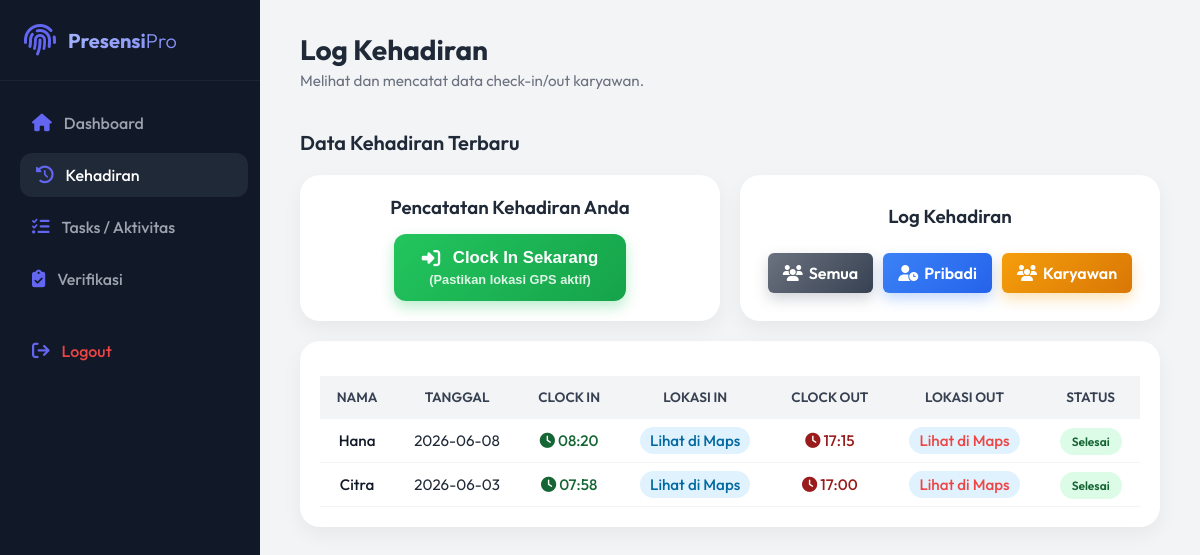
/kehadiran/index.php (signed in), run on the app's committed database.
### tables this page shows
CREATE TABLE `kehadirans` (
  `id` int(11) NOT NULL,
  `tanggal` date DEFAULT NULL,
  `clock_in` datetime DEFAULT NULL,
  `clock_out` datetime DEFAULT NULL,
  `latitude_in` float DEFAULT NULL,
  `longitude_in` float DEFAULT NULL,
  `latitude_out` float DEFAULT NULL,
  `longitude_out` float DEFAULT NULL,
  `status_kehadiran` enum('Hadir','Sakit','Izin','Cuti','Alpa') DEFAULT 'Hadir',
  `users_id` int(11) DEFAULT NULL
);

CREATE TABLE `users` (
  `id` int(11) NOT NULL,
  `nama` varchar(100) NOT NULL,
  `email` varchar(100) NOT NULL,
  `password` varchar(255) NOT NULL,
  `divisi` enum('IT','HR','Finance','Marketing','Operasional') NOT NULL,
  `status` enum('Aktif','Nonaktif') DEFAULT 'Aktif',
  `tipe_users_id` int(11) DEFAULT NULL
);

### models/Kehadiran.php (called while the page is built, shortened)
<?php
class Kehadiran
{
    private $conn;
    private $table_name = "kehadirans";
    public function __construct($db)
    {
        $this->conn = $db;
    }
    public function getTodayAttendance($users_id)
    {
        $query = "SELECT * FROM " . $this->table_name . "
                  WHERE users_id = ? AND tanggal = CURDATE()
                  LIMIT 1";
        $stmt = $this->conn->prepare($query);
        $stmt->bindParam(1, $users_id);
        $stmt->execute();
        return $stmt->fetch(PDO::FETCH_ASSOC);
    }
    public function readPagingAll($from_record_num, $records_per_page, $division, $tipeUserId, $userId)
    {
        $query = "SELECT a.*, u.nama AS user_name, u.divisi, tu.nama AS tipe_user
              FROM " . $this->table_name . " a
              JOIN users u ON a.users_id = u.id
              JOIN tipe_users tu ON u.tipe_users_id = tu.id
              WHERE (u.id = :userId)";
        if ($tipeUserId == 4) {
            $query .= " OR (u.divisi = :division AND tu.nama = 'Staff')";
        } elseif ($tipeUserId == 3) {
            $query .= " OR (u.divisi = :division AND tu.nama IN ('Supervisor','Staff'))";
        } elseif ($tipeUserId == 2) {
            $query .= " OR (tu.nama IN ('Manager','Supervisor','Staff'))";
        } elseif ($tipeUserId == 1) {
            $query .= " OR 1=1";
        }
        $query .= " ORDER BY a.tanggal DESC
                LIMIT :from_record_num, :records_per_page";
        $stmt = $this->conn->prepare($query);
        $stmt->bindParam(':userId', $userId);
        if ($tipeUserId == 4 || $tipeUserId == 3) {
            $stmt->bindParam(':division', $division);
        }
        $stmt->bindParam(':from_record_num', $from_record_num, PDO::PARAM_INT);
        $stmt->bindParam(':records_per_page', $records_per_page, PDO::PARAM_INT);
        $stmt->execute();
        return $stmt;
    }
    public function countAll($division, $tipeUserId, $userId)
    {
        $query = "SELECT COUNT(*) as total_rows
              FROM " . $this->table_name . " a
              JOIN users u ON a.users_id = u.id
              JOIN tipe_users tu ON u.tipe_users_id = tu.id
              WHERE (u.id = :userId)";
        if ($tipeUserId == 4) {
            $query .= " OR (u.divisi = :division AND tu.nama = 'Staff')";
        } elseif ($tipeUserId == 3) {
            $query .= " OR (u.divisi = :division AND tu.nama IN ('Supervisor','Staff'))";
        } elseif ($tipeUserId == 2) {
            $query .= " OR (tu.nama IN ('Manager','Supervisor','Staff'))";
        } elseif ($tipeUserId == 1) {
            $query .= " OR 1=1";
        }
        $stmt = $this->conn->prepare($query);
        $stmt->bindParam(':userId', $userId);
        if ($tipeUserId == 4 || $tipeUserId == 3) {
            $stmt->bindParam(':division', $division);
        }
        $stmt->execute();
        $row = $stmt->fetch(PDO::FETCH_ASSOC);
        return $row['total_rows'];
    }
}

### kehadiran/index.php (the view, shortened to what this page needs)
<?php
require_once '../models/Kehadiran.php';
$database = new Database();
$db = $database->getConnection();
$kehadiran = new Kehadiran($db);
$todayAttendance = $kehadiran->getTodayAttendance($_SESSION['user_id']);
$currentUserId   = $_SESSION['user_id'];
$division        = $_SESSION['user_division'];
$page             = isset($_GET['page']) ? (int) $_GET['page'] : 1;
$records_per_page = 5;
$from_record_num  = ($records_per_page * $page) - $records_per_page;
$filter           = $_GET['filter'] ?? 'all';
switch ($filter) {
    default:
        $stmt       = $kehadiran->readPagingAll($from_record_num, $records_per_page, $division, $_SESSION['user_role_id'], $currentUserId);
        break;
}
?>
<!DOCTYPE html>
<html lang="id">
<head>
    <link rel="stylesheet" href="https://cdnjs.cloudflare.com/ajax/libs/font-awesome/6.4.0/css/all.min.css">
    <link rel="stylesheet" href="../assets/css/style.css">
</head>
<body>
    <aside class="sidebar">
        <div class="sidebar-header">
            <i class="fa-solid fa-fingerprint fa-2x" style="color: var(--primary-light);"></i>
            <h2>Presensi<span style="color: white; font-weight: 300;">Pro</span></h2>
        </div>
        <ul class="nav-links">
            <li><a href="../index.php"><i class="fa-solid fa-house"></i> Dashboard</a></li>
            <li><a href="index.php" class="active"><i class="fa-solid fa-clock-rotate-left"></i> Kehadiran</a></li>
            <li><a href="../tasks/index.php"><i class="fa-solid fa-list-check"></i> Tasks / Aktivitas</a></li>
            <?php if (isset($_SESSION['power_level']) && $_SESSION['power_level'] > 1): ?>
                <li><a href="../verification/index.php"><i class="fa-solid fa-clipboard-check"></i> Verifikasi</a></li>
            <?php endif; ?>
            <li style="margin-top: auto; padding-top: 20px;"><a href="../logout.php" style="color: #ef4444;"><i
                        class="fa-solid fa-arrow-right-from-bracket"></i> Logout</a></li>
        </ul>
    </aside>
    <main class="main-content">
        <header class="top-header">
            <div class="welcome-msg">
                <h1>Log Kehadiran</h1>
                <p>Melihat dan mencatat data check-in/out karyawan.</p>
            </div>
        </header>
        <div class="section-header">
            <h2>Data Kehadiran Terbaru</h2>
        </div>
        <div class="card-container">
            <div class="card-absensi">
                <h3>Pencatatan Kehadiran Anda</h3>
                <form id="attendanceForm" method="POST" class="form-absensi">
                    <?php if (!$todayAttendance): ?>
                        <button type="submit" id="btnClockIn" name="clock_in" class="btn-clockin">
                            <span class="btn-main">
                                <i class="fa-solid fa-right-to-bracket"></i>
                                Clock In Sekarang
                            </span>
                            <small>(Pastikan lokasi GPS aktif)</small>
                        </button>
                    <?php endif; ?>
                </form>
            </div>
            <?php if ($_SESSION['user_role_id'] != 5): ?>
                <div class="card-absensi">
                    <h3>Log Kehadiran</h3>
                    <div class="btn-row">
                        <a href="index.php" class="btn-log-semua">
                            <i class="fa-solid fa-users"></i> Semua
                        </a>
                        <a href="index.php?filter=pribadi" class="btn-log-pribadi">
                            <i class="fa-solid fa-user-clock"></i> Pribadi
                        </a>
                        <a href="index.php?filter=karyawan" class="btn-log-karyawan">
                            <i class="fa-solid fa-users"></i> Karyawan
                        </a>
                    </div>
                </div>
            <?php endif; ?>
        </div>
        <div class="table-responsive">
            <table class="attendance-table">
                <thead>
                    <tr>
                        <th>NAMA</th>
                        <th>TANGGAL</th>
                        <th>CLOCK IN</th>
                        <th>Lokasi In</th>
                        <th>CLOCK OUT</th>
                        <th>Lokasi Out</th>
                        <th>STATUS</th>
                    </tr>
                </thead>
                <tbody>
                    <?php while ($row = $stmt->fetch(PDO::FETCH_ASSOC)): ?>
                        <tr>
                            <td class="name-cell">
                                <?php echo htmlspecialchars($row['user_name'] ?? ''); ?>
                            </td>
                            <td><?php echo htmlspecialchars($row['tanggal'] ?? ''); ?></td>
                            <td>
                                <?php if (!empty($row['clock_in'])): ?>
                                    <span class="clock-in">
                                        <i class="fa-solid fa-clock"></i>
                                        <?php echo date('H:i', strtotime($row['clock_in'])); ?>
                                    </span>
                                <?php else: ?> -
                                <?php endif; ?>
                            </td>
                            <td>
                                <?php if (!empty($row['latitude_in']) && !empty($row['longitude_in'])): ?>
                                    <a href="https://www.google.com/maps?q=<?php echo $row['latitude_in']; ?>,<?php echo $row['longitude_in']; ?>" target="_blank" class="map-link in">
                                        Lihat di Maps
                                    </a>
                                <?php else: ?> -
                                <?php endif; ?>
                            </td>
                            <td>
                                <?php if (!empty($row['clock_out'])): ?>
                                    <span class="clock-out">
                                        <i class="fa-solid fa-clock"></i>
                                        <?php echo date('H:i', strtotime($row['clock_out'])); ?>
                                    </span>
                                <?php else: ?> -
                                <?php endif; ?>
                            </td>
                            <td>
                                <?php if (!empty($row['latitude_out']) && !empty($row['longitude_out'])): ?>
                                    <a href="https://www.google.com/maps?q=<?php echo $row['latitude_out']; ?>,<?php echo $row['longitude_out']; ?>" target="_blank" class="map-link out">
                                        Lihat di Maps
                                    </a>
                                <?php else: ?> -
                                <?php endif; ?>
                            </td>
                            <td>
                                <?php if (!empty($row['clock_in']) && !empty($row['clock_out'])): ?>
                                    <span class="status-badge selesai">Selesai</span>
                                <?php else: ?>
                                    <span class="status-badge bekerja">Bekerja</span>
                                <?php endif; ?>
                            </td>
                        </tr>
                    <?php endwhile; ?>
                </tbody>
            </table>
        </div>
    </main>
</body>
</html>

### data on the page
kehadirans: users.nama "Hana", tanggal "2026-06-08", clock_in "08:20", clock_out "17:15", shows "Selesai"
kehadirans: users.nama "Citra", tanggal "2026-06-03", clock_in "07:58", clock_out "17:00", shows "Selesai"
